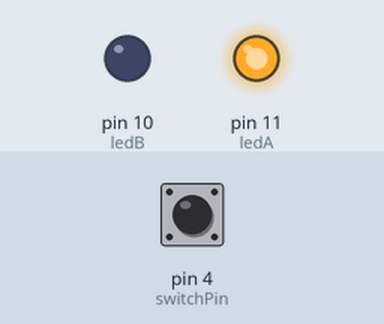
This sketch was run on a simulated Arduino Uno, built with avr-gcc and run on an emulated ATmega328P. On the bench: output pins drawn as LEDs (lit = HIGH). The test bench sets the inputs (shaded band); at power-on: pin 4 (switchPin) LOW.

Above: at 1.2 s.
1.3 s: pin 4 (switchPin) pulled HIGH for 0.15 s
At 2.0 s:
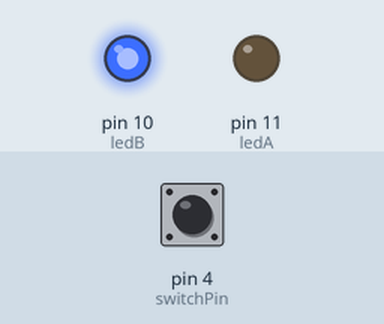
2.9 s: pin 4 (switchPin) pulled HIGH for 1 s
At 4.5 s:
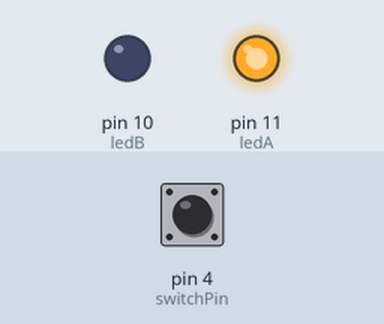
5.4 s: pin 4 (switchPin) pulled HIGH for 3.2 s
At 9.3 s:
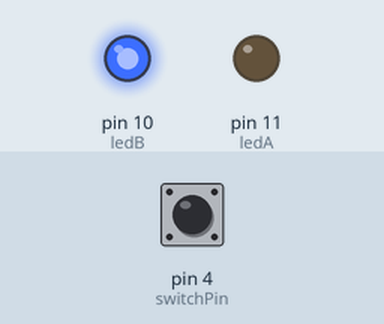
Timing chart, 0 to 10.8 s (numbered marks = the images above; inputs shaded):
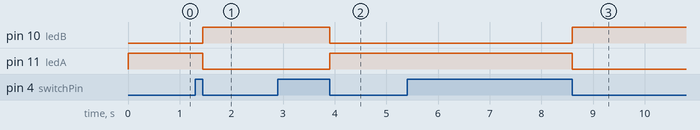

Measured:
- after the input at 1.3 s, pin 10 (ledB): LOW → HIGH after 0.15 s; pin 11 (ledA): HIGH → LOW after 0.15 s
- after the input at 2.9 s, pin 10 (ledB): HIGH → LOW after 1.0 s; pin 11 (ledA): LOW → HIGH after 1.0 s
- after the input at 5.4 s, pin 10 (ledB): LOW → HIGH after 3.2 s; pin 11 (ledA): HIGH → LOW after 3.2 s

The sketch:

S2OP8d.ino
```cpp
#include <Arduino.h>

int switchPin = 4;
int ledA = 11;
int ledB = 10;
int switchState = LOW;
int onOffCounter = 0;

void setup() {
    //Zet pin van led op output
    pinMode(ledA, OUTPUT);
    pinMode(ledB, OUTPUT);
    //Zet pin van led op input
    pinMode(switchPin, INPUT);
}

void loop() {
    //Als button ingedrukt is
    if (digitalRead(switchPin) == HIGH) {
        //En lamp uit is
        if (onOffCounter == 0) {
            //Zet lamp aan
            onOffCounter = 1;
        } else {
            //Anders zet lamp uit
            onOffCounter = 0;
        }

        //Als button nog ingedrukt is wachten
        while (digitalRead(switchPin) == HIGH) {
            delay(1);
        }
    }
    //Als counter 1 staat led aan
    if (onOffCounter == 1) {
        digitalWrite(ledA, LOW);
        digitalWrite(ledB, HIGH);
    }
    //Als counter 0 staat led uit
    if (onOffCounter == 0) {
        digitalWrite(ledB, LOW);
        digitalWrite(ledA, HIGH);
    }
}
```
